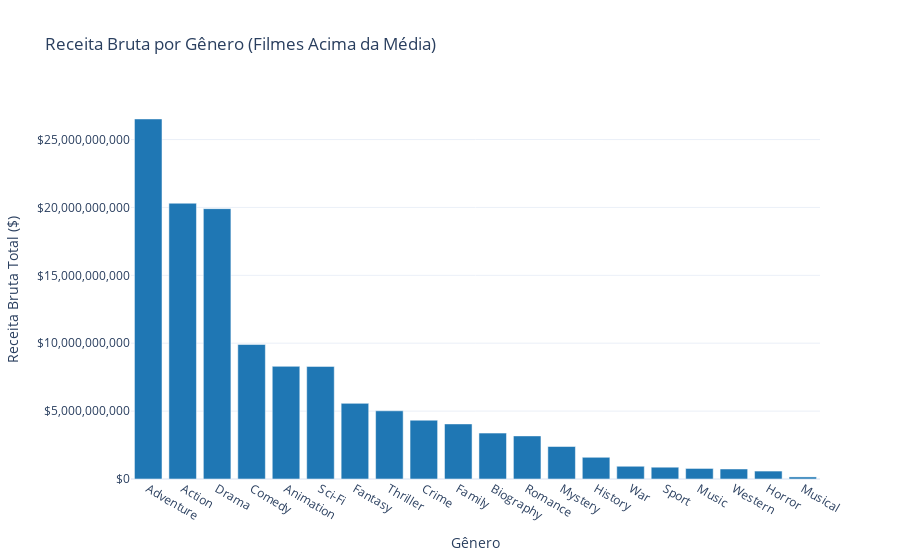

Source (notebook cell):
### Markdown cell above
## Análise de variáveis categóricas

Nessa etapa realizaremos a análise de variáveis categóricas como Gênero, Diretor e Elenco sobre filmes que são considerados acima da média de faturamento.

### Code cell
# Filtrar filmes com faturamento acima da média
above_average_gross_movies = imdb_data[imdb_data['Gross'] > average_gross]

# Dividindo os gêneros e criando um dataframe separado para análise de receita bruta por gênero
genres_gross_above_avg_df = above_average_gross_movies['Genre'].str.get_dummies(sep=', ').mul(above_average_gross_movies['Gross'], axis=0)
total_gross_by_genre_above_avg = genres_gross_above_avg_df.sum().sort_values(ascending=False)

# Criando um DataFrame para a receita bruta por gênero para filmes acima da média
gross_by_genre_above_avg_df = total_gross_by_genre_above_avg.reset_index()
gross_by_genre_above_avg_df.columns = ['Gênero', 'Receita Bruta Total']

# Criando o gráfico interativo para receita bruta com plotly
graph_above_avg = px.bar(gross_by_genre_above_avg_df, x='Gênero', y='Receita Bruta Total', title='Receita Bruta por Gênero (Filmes Acima da Média)',
                         labels={'Receita Bruta Total': 'Receita Bruta Total ($)'},
                         template='plotly_white',
                         color_discrete_sequence=['#1f77b4'])

# Formatando o eixo Y para mostrar valores em formato monetário
graph_above_avg.update_layout(yaxis_tickformat='$,.0f')

# Mostrar o gráfico
graph_above_avg.show()

### Figure 1 — Plotly figure (JSON) as saved in the notebook; plotly's stock layout.template omitted (floating-point values rounded to 4 significant figures)
{"data": [{"alignmentgroup": "True", "hovertemplate": "Gênero=%{x}<br>Receita Bruta Total ($)=%{y}<extra></extra>", "legendgroup": "", "marker": {"color": "#1f77b4", "pattern": {"shape": ""}}, "name": "", "offsetgroup": "", "orientation": "v", "showlegend": false, "textposition": "auto", "type": "bar", "x": ["Adventure", "Action", "Drama", "Comedy", "Animation", "Sci-Fi", "Fantasy", "Thriller", "Crime", "Family", "Biography", "Romance", "Mystery", "History", "War", "Sport", "Music", "Western", "Horror", "Musical"], "xaxis": "x", "y": [26515605216, 20310557572, 19911428668, 9908653884, 8297820784, 8292463096, 5570354988, 5022084286, 4331691093, 4056114572, 3380508579, 3173942293, 2392651657, 1599646889, 938672093, 868331758, 777669713, 738914734, 584369497, 152500000], "yaxis": "y"}], "layout": {"autosize": true, "barmode": "relative", "legend": {"tracegroupgap": 0}, "title": {"text": "Receita Bruta por Gênero (Filmes Acima da Média)"}, "xaxis": {"anchor": "y", "autorange": true, "domain": [0, 1], "range": [-0.5, 19.5], "title": {"text": "Gênero"}, "type": "category"}, "yaxis": {"anchor": "x", "autorange": true, "domain": [0, 1], "range": [0, 27910000000.0], "tickformat": "$,.0f", "title": {"text": "Receita Bruta Total ($)"}, "type": "linear"}}}
